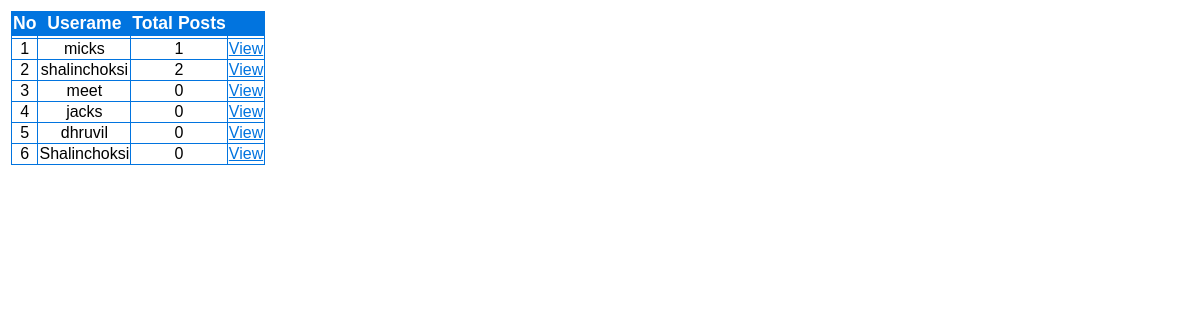
The page /blog/admin_postbyuser.php on the database its author committed.
### tables this page shows
CREATE TABLE IF NOT EXISTS `user_detail` (
  `Id` int(10) NOT NULL AUTO_INCREMENT,
  `fname` varchar(20) NOT NULL,
  `lname` varchar(20) NOT NULL,
  `age` int(11) NOT NULL,
  `dob` date NOT NULL,
  `gender` varchar(6) NOT NULL,
  `cnum` bigint(15) NOT NULL,
  `Username` varchar(20) NOT NULL,
  `emailid` varchar(30) NOT NULL,
  `password` varchar(15) NOT NULL,
  `datetime` datetime NOT NULL,
  `force_new_pw` int(11) NOT NULL DEFAULT '0',
  PRIMARY KEY (`Id`)
);

### blog/admin_postbyuser.php (the view, shortened to what this page needs)
<!DOCTYPE html PUBLIC "-//W3C//DTD XHTML 1.0 Transitional//EN" "http://www.w3.org/TR/xhtml1/DTD/xhtml1-transitional.dtd">
<html xmlns="http://www.w3.org/1999/xhtml">
<head>
  <link type="text/css" rel="stylesheet" href="1.css" />
  <link type="text/css" rel="stylesheet" href="2.css" />
</head>
<body>
<form action="#" method="POST" >
  <table>
    <tr>
      <td>
  <?php
include 'connection.php';
$result = mysqli_query($con, "SELECT * FROM user_detail");
echo "<table border='1' id='table'>";
echo "<tr>";
echo "<th><b>No</b></th>";
echo "<th><b>Userame<b></th>";
echo "<th><b>Total Posts</b></th>";
echo "<th></th>";
echo "</tr>";
echo "<tr>";
echo "<td></td>";
echo "<td></td>";
echo "<td></td>";
echo "<td></td>";
echo "</tr>";
$i = 1;
While ($row = mysqli_fetch_array($result)) {
    $uid        = $row['Id'];
    $sql1       = "select * from post where uid=$uid";
    $userresult = mysqli_query($con, $sql1);
    $num        = mysqli_num_rows($userresult);
    echo "<tr><td>$i</td>";
    echo "<td >" . $row['Username'] . "</td>";
    echo "<td >" . $num . "</td>";
    echo "<td ><a href=admin.php?id=" . $row['Id'] . "&file=admin_userpost.php>View</a></td>";
    $i++;
}
echo "</tr>";
echo "</font></table>";
?>
  </td>
</tr>
</table>
</body>
</html>

### blog/1.css (style rules this page uses)
a, a:visited, a:active { color: #0174DF; }
#table { font-family:"Trebuchet MS", Arial, Helvetica, sans-serif; width:100%; border-collapse:collapse; text-align:center; }
#table th,#table td { font-size:1em; border:1px solid #0174DF; }
#table th { font-size:1.1em; background-color:#0174DF; color:#ffffff; }

### rows shown on the page
user_detail: Username "micks", num "1"
user_detail: Username "shalinchoksi", num "2"
user_detail: Username "meet", num "0"
user_detail: Username "jacks", num "0"
user_detail: Username "dhruvil", num "0"
user_detail: Username "Shalinchoksi", num "0"
